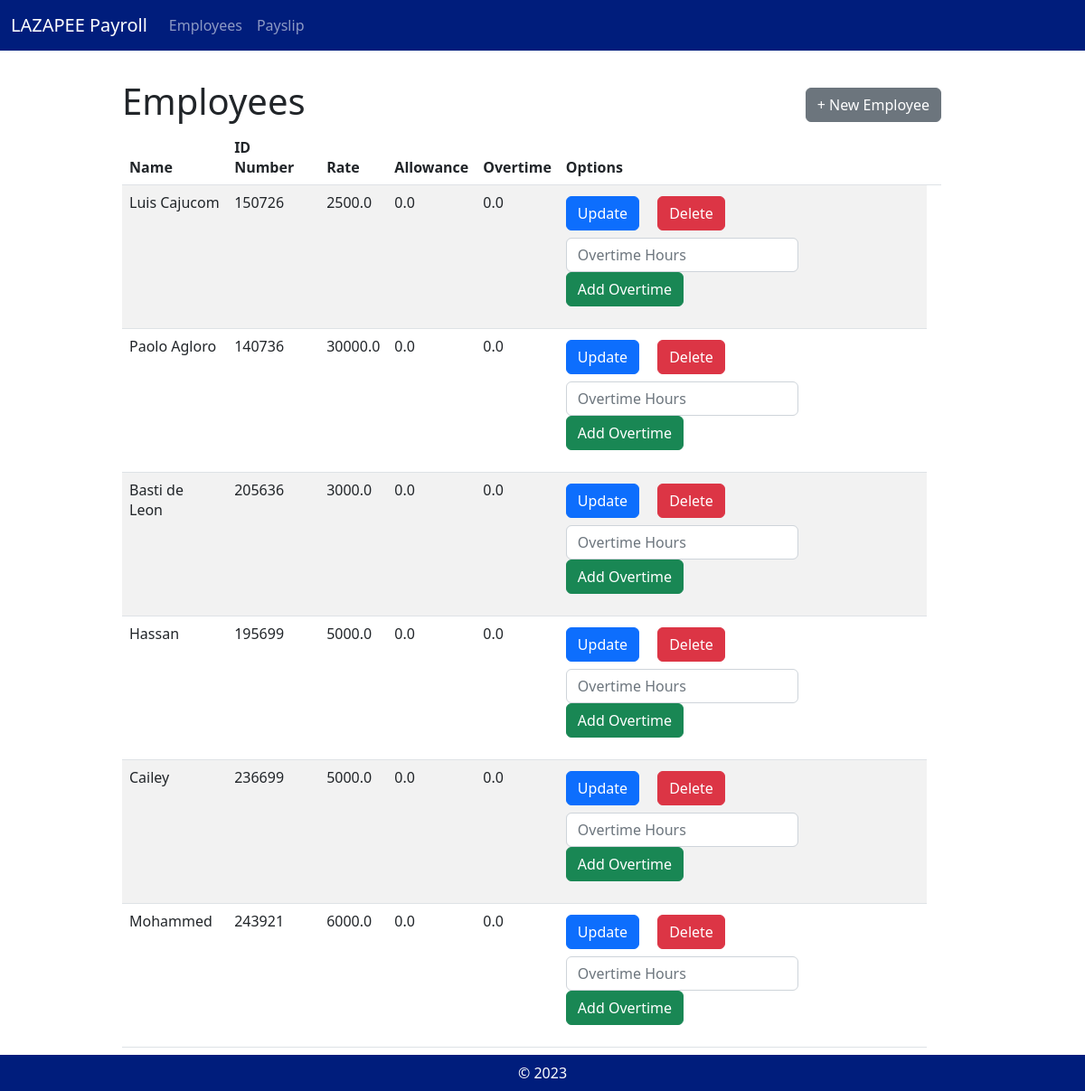
The app's page /, older data.
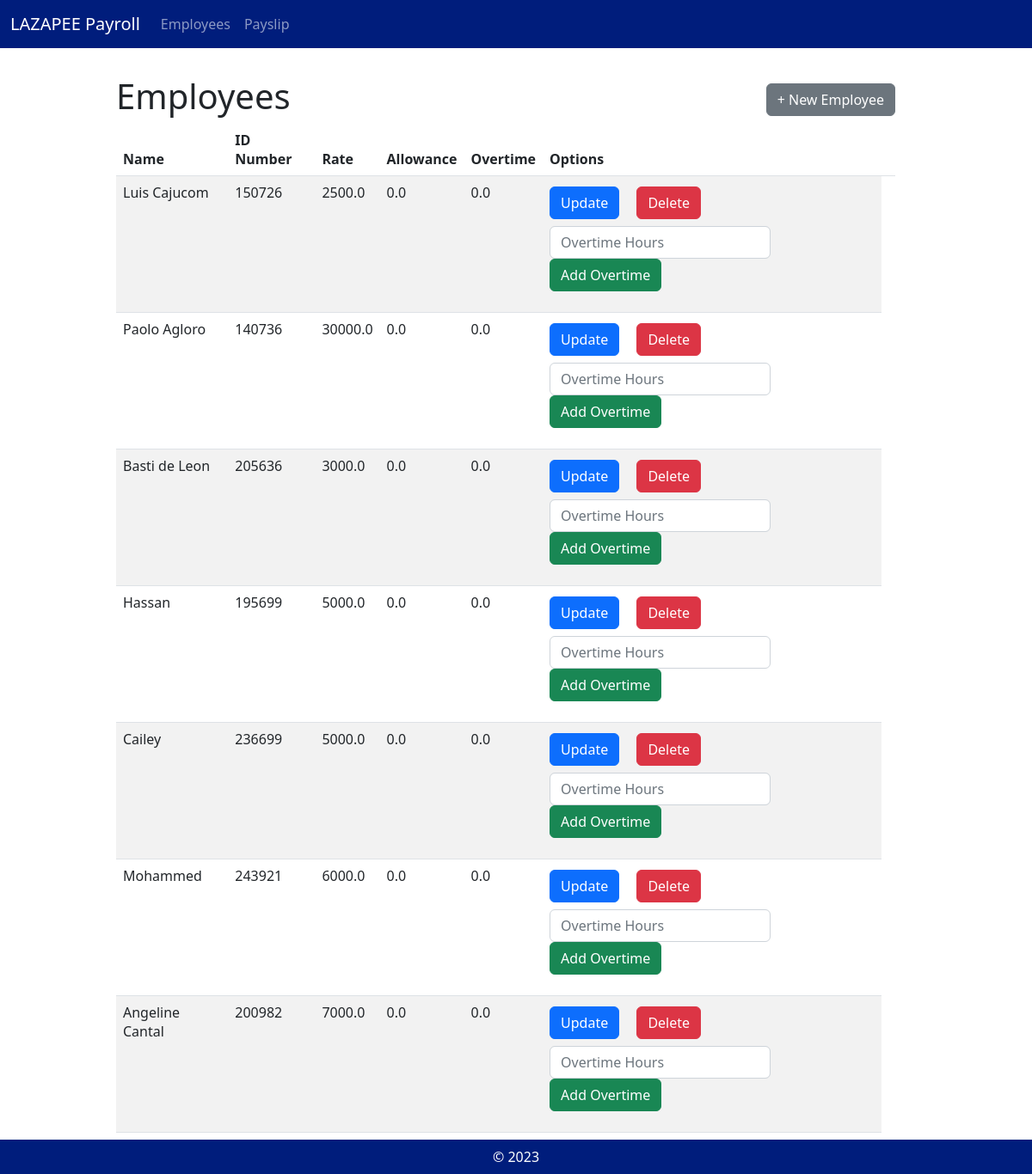
The same page, newer data.
### payroll_app/models.py (models this page shows, shortened)
class Employee(models.Model):
    name = models.CharField(max_length=255)
    id_number = models.CharField(max_length=20, unique=True)
    rate = models.FloatField()
    overtime_pay = models.FloatField(default=0, blank = True)
    allowance = models.FloatField(null = True, blank = True)

### payroll_app/views.py (the view)
# urls.py: path('', views.view_employee, name='view_employee'),
def view_employee(request):
        employee_objects = Employee.objects.all()
        return render(request, 'payroll_app/view_employee.html',{'employees':employee_objects})

### payroll_app/templates/payroll_app/view_employee.html (shortened to what this page needs)
{% extends 'payroll_app/base.html' %}
{% load static %}
                {% block content %}
                <div class="row">
                    <div class="mx-auto col-10 col-md-10 col-lg-10 mt-3">
                        <div style="display: flex; align-items: center;">
                            <h1>Employees</h1>
                            <a type="button" class="btn btn-secondary" href="{% url 'create_employee'%}" style="margin-left: auto;">+ New Employee</a>
                        </div>
                        <div class="col-xs-1 center-block">
                            <table class="table table-striped mb-5">
                                <thead>
                                    <th scope="col"> Name </th>
                                    <th scope="col"> ID Number </th>
                                    <th scope="col"> Rate </th>
                                    <th scope="col"> Allowance </th>
                                    <th scope="col"> Overtime </th>
                                    <th scope="col"> Options </th>
                                    <th scope="col">  </th>
                                </thead>
                                <tbody>
                                    {% for d in employees %}
                                    <tr>
                                        <td> {{ d.name }} </td>
                                        <td> {{ d.id_number }} </td>
                                        <td> {{ d.rate }} </td>
                                        <td> {{ d.allowance }} </td>
                                        <td> {{ d.overtime_pay }} </td>
                                        <td>
                                            <form id="employee_update" method="POST" action="{% url 'calculate_overtimepay' pk=d.pk %}">{% csrf_token %}
                                                <div class="form-check-inline mt-1">
                                                    <a type="button" class="btn btn-primary" href="{% url 'update_employee' pk=d.pk %}">Update</a>
                                                </div>
                                                <div class="form-check-inline mt-1">
                                                    <a type="button" class="btn btn-danger" href="{% url 'delete_employee' pk=d.pk %}">Delete</a>
                                                </div>
                                                <br>
                                                <div class="form-check-inline mt-2">
                                                    <input type="number" class="form-control" id="overtime_hours" name="overtime_hours" placeholder="Overtime Hours">
                                                </div>
                                                <div class="form-check-inline">
                                                    <button type="submit" class="btn btn-Success">Add Overtime</button>
                                                </div>
                                            </form>
                                        </td>
                                    </tr>
                                    {% endfor %}
                                </tbody>
                            </table>
                        </div>
                    </div>
                </div>
                {% endblock %}

Row changes from the older to the newer data that the page shows:
added Employee: name "Angeline Cantal", id_number "200982", rate "7000.0", allowance "0.0", overtime_pay "0.0"
